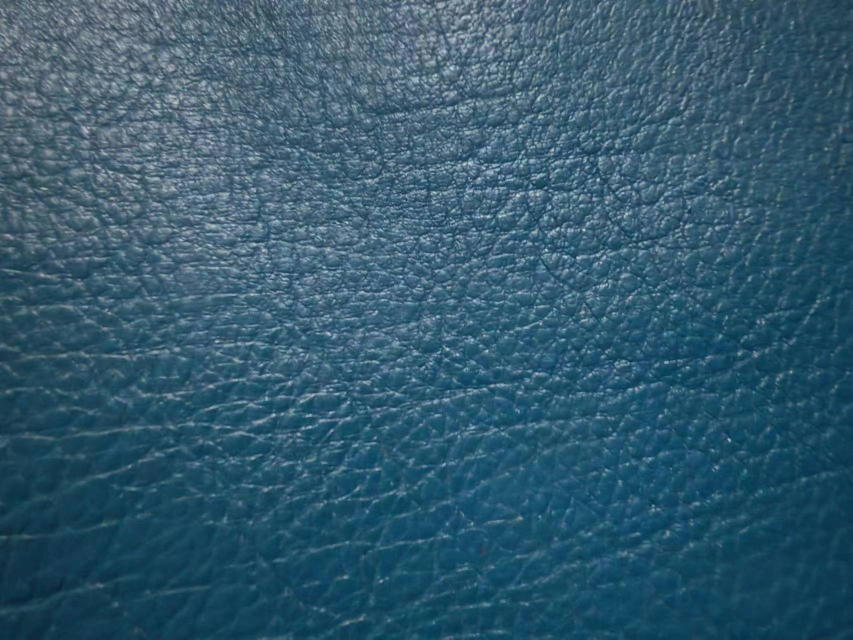
#> input picture ceramic_texture.jpg, 1706 x 1279 px (shown at 1/2 size)
$ python 'processimg copy.py'
#> lines starting #> are read from the running program, lines starting #| are printed output that depends on the picture
import os
from PIL import Image

# 定义图像转换函数
def get_transforms():
    return Image.open(image_path).crop((left, top, right, bottom))

# 函数用于处理和保存转换后的图像
def process_and_save_images(image_paths, output_folder):
#> called with output_folder = 'processed_images'
    if not os.path.exists(output_folder):
        os.makedirs(output_folder)

    for image_path in image_paths:
        img = Image.open(image_path).convert("RGB")
#> img is the input picture: PIL image 1706x1279 RGB; mean R, G, B 50.7, 89.2, 109.9
        width, height = img.size  # 获取图像的原始尺寸
#> width = 1706; height = 1279

        # 计算裁剪框
        new_width = 512
        new_height = 512
        left = (width - new_width)/2
#> left = 597
        top = (height - new_height)/2
#> top = 383.5
        right = (width + new_width)/2
#> right = 1109
        bottom = (height + new_height)/2
#> bottom = 895.5

        img = img.crop((left, top, right, bottom))  # 裁剪图像
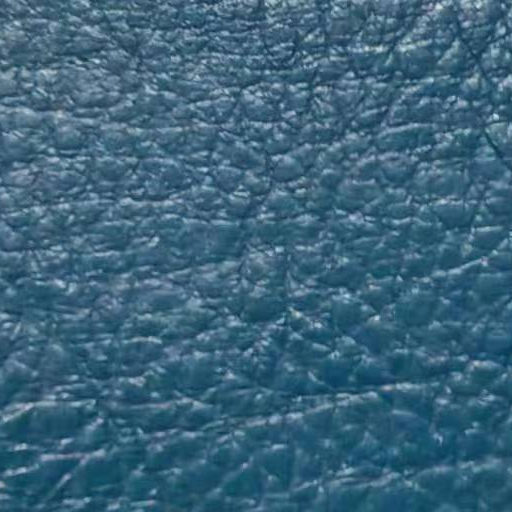
#> img: PIL image 512x512 RGB; mean R, G, B 59.7, 99.9, 123

        # 直接保存处理后的图像
        base_name = os.path.basename(image_path)
        output_path = os.path.join(output_folder, base_name)
        img.save(output_path, format='PNG')  # 使用PNG格式保存图像
        print(f"Processed and saved {output_path}")
#> pass 2 of the loop in process_and_save_images, `for image_path in image_paths:`:
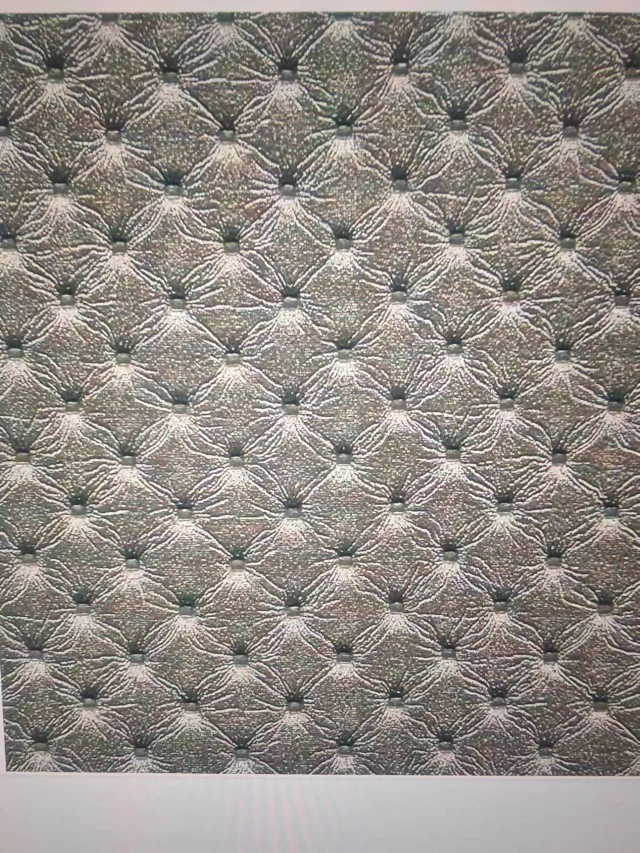
#> input picture fabric1_texture.jpg, 1279 x 1706 px (shown at 1/2 size)
#> in process_and_save_images, img is the input picture: PIL image 1279x1706 RGB; mean R, G, B 145.4, 139, 133
#> in process_and_save_images, `img = img.crop((left, top, right, bottom))`:
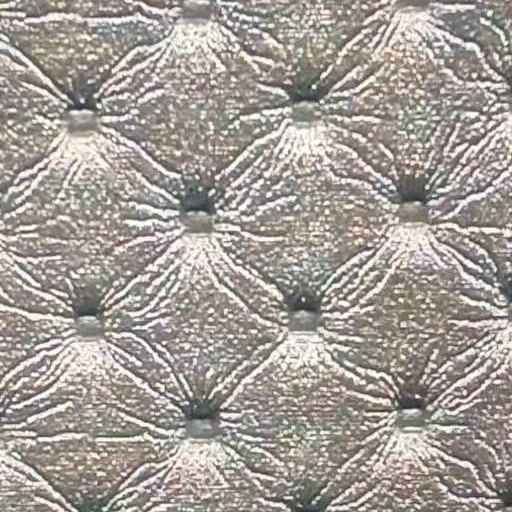
#> img: PIL image 512x512 RGB; mean R, G, B 164.3, 157.7, 151.7
#> pass 3 of the loop in process_and_save_images, `for image_path in image_paths:`:
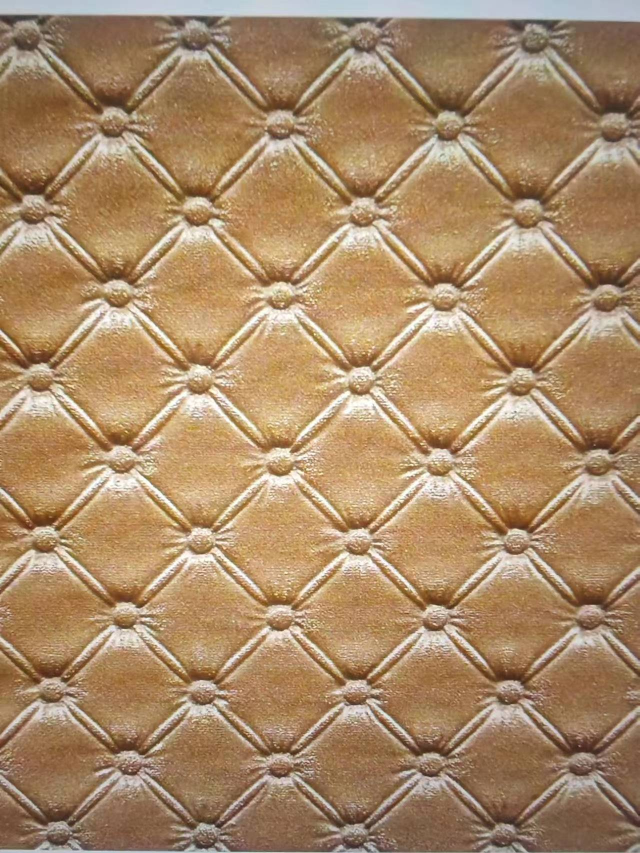
#> input picture fabric2_texture.jpg, 1279 x 1706 px (shown at 1/2 size)
#> in process_and_save_images, img is the input picture: PIL image 1279x1706 RGB; mean R, G, B 169.9, 138.4, 104
#> in process_and_save_images, `img = img.crop((left, top, right, bottom))`:
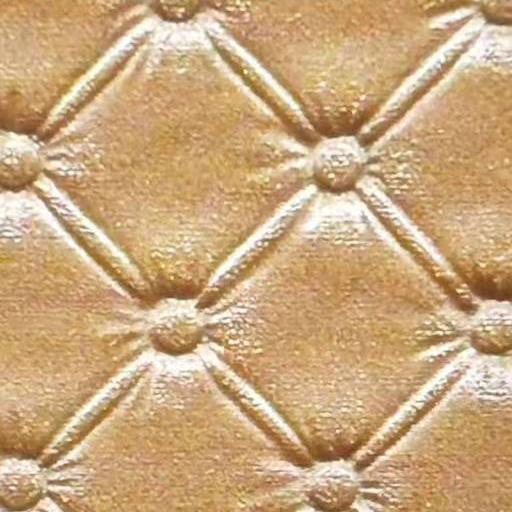
#> img: PIL image 512x512 RGB; mean R, G, B 201.8, 167.7, 125.3
#> the loop made 7 passes; the first 3 are shown

# 主函数，列出要处理的图像路径
if __name__ == '__main__':
    image_paths = [
        "ceramic_texture.jpg",
        "fabric1_texture.jpg",
        "fabric2_texture.jpg",
        "leather_texture.jpg",
        "metal_texture.jpg",
        "stone_texture.jpg",
        "stone2_texture.jpg",
        "wood_texture.jpg"
    ]
    output_folder = "processed_images"  # 定义输出文件夹
#> (the run stopped early here; a loop or call above may not have finished)
